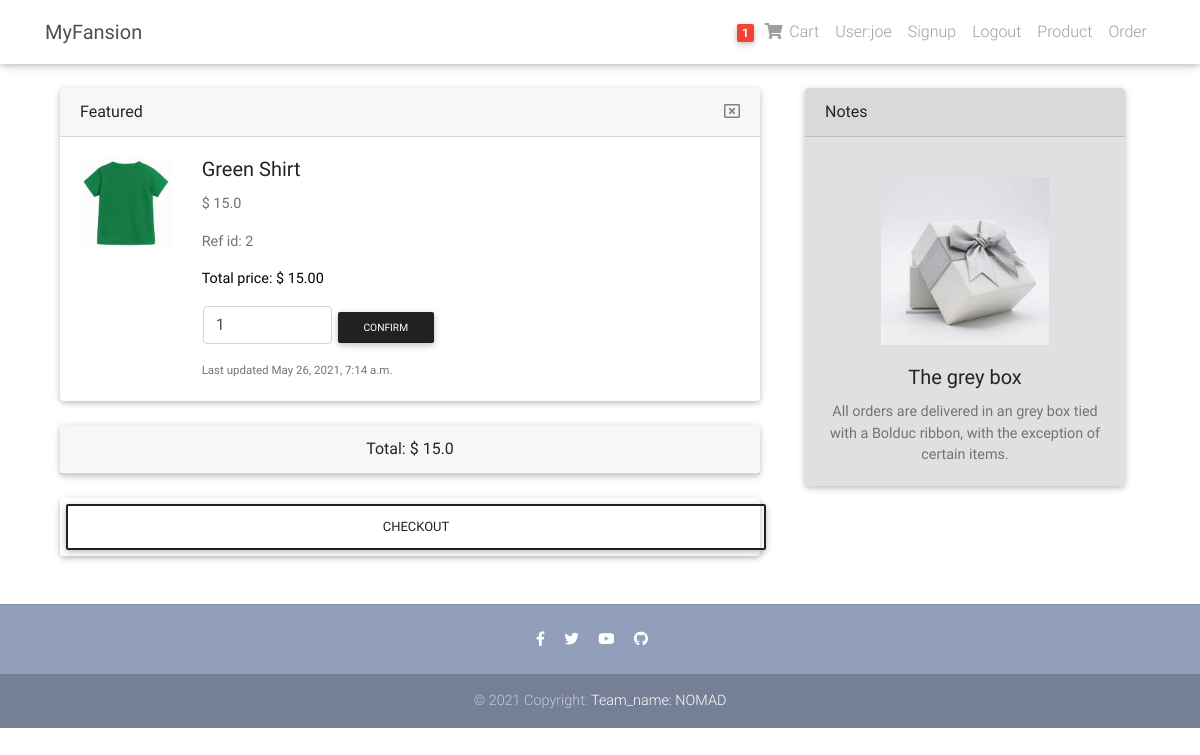
The page /cart/fetch_user_cart (signed in) on the database as committed earlier.
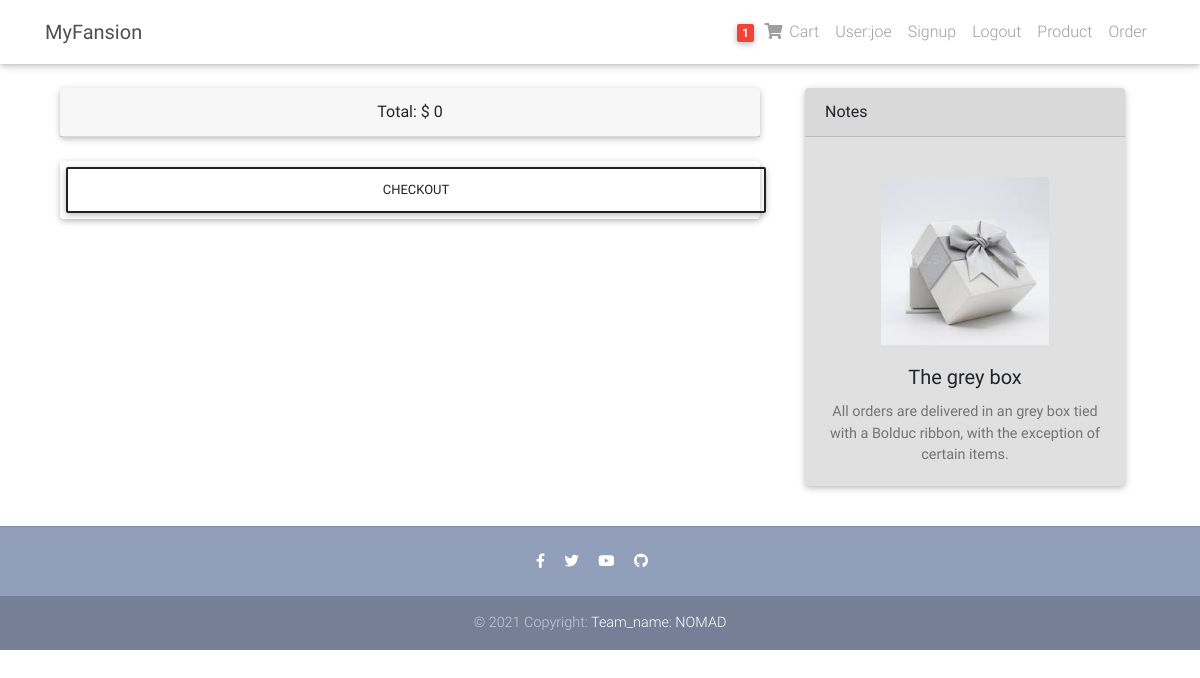
The same page on the database as committed later.
### cart/models.py (models this page shows, shortened)
class CartItem(models.Model):
    product = models.ForeignKey(Item, on_delete=models.CASCADE, null=True)
    quantity = models.IntegerField(default=1)
    user_id = models.IntegerField(default=0)
    status = models.IntegerField(default=1)  # 1 represents active,0 represents closed
    created_at = models.DateTimeField(default=timezone.now)
    def user_total_price(user_id):
        price = 0
        for item in CartItem.objects.filter(user_id=user_id, status=1):
            price += item.quantity * item.product.price
        return price

### product/models.py (models this page shows, shortened)
class Item(models.Model):
    name = models.CharField(max_length=30, default='Product name unavailable')
    price = models.FloatField(default=0.0)
    total_stock = models.IntegerField(default=0)
    description = models.CharField(default="Description unavailable", max_length=256)
    pic_address = models.CharField(max_length=300, default="")
    category = models.CharField(default="N/A", max_length=20)

### cart/views.py (the view)
# urls.py: path('fetch_user_cart', views.fetchUserCart, name='fetch_user_cart'),
def fetchUserCart(request):
    if request.user.is_authenticated:
        user_id = request.user.id
        cart_items = CartItem.objects.all().filter(user_id=user_id, status=1)
        total_price = CartItem.user_total_price(user_id)
        return render(request, 'cart/cart.html',
                      {'cart_items': cart_items,
                       'total_price': total_price,
                       })
    else:
        return render(request, 'cart/cart.html',
                      {'cart_items': None,
                       'total_price': 0,
                       })

### templates/cart/cart.html (shortened to what the changed rows need)
{% extends "base.html" %}
{% load static %}
{% block content %}
    <div class="container">
        <div class="row">
            <div class="col-sm-8">
                {% for cart_item in cart_items %}
                    <div class="col-sm-12">
                        <div class="card mb-4" style="max-width: 800px;">
                            <div class="card-header d-flex justify-content-between">
                                Featured
                                <a style="color: #818182;" href="{% url 'cart:remove_from_cart'  cart_item.id %} "
                                   role="button" class="text-center">
                                    <i class="far fa-window-close"></i>
                                </a>
                            </div>
                            <div class="row g-0">
                                <div class="col-md-2">
                                    <img class="card-img-top" style="margin: 20px"
                                         src="{% static cart_item.product.pic_address %}" alt="cloth img">
                                </div>
                                <div class="col-md-8">
                                    <div class="card-body">
                                        <h5 class="card-title">{{ cart_item.product.name }}</h5>
                                        <p class="card-text">$ {{ cart_item.product.price }}</p>
                                        <p class="card-text">Ref id: {{ cart_item.id }}</p>
                                        <p class="card-text black-text">Total price: $
                                            {% widthratio cart_item.product.price 1 cart_item.quantity %}.00</p>
                                        <form method="POST" style="margin-left: 1rem"
                                              action="{% url 'cart:update_cart_item' %}">{% csrf_token %}
                                            <div class="row">
                                                <div class="form-outline" style="width: 30%">
                                                    <input type="number" name="quantity" id="quantity"
                                                           class="form-control"
                                                           value="{{ cart_item.quantity }}"/>
                                                </div>
                                                <button type="submit" class="btn btn-dark btn-rounded btn-sm"
                                                        data-mdb-ripple-color="dark" style="margin-bottom: 1rem">
                                                    Confirm
                                                </button>
                                            </div>
                                        </form>
                                        <p class="card-text"><small class="text-muted">Last
                                            updated {{ cart_item.created_at }}</small>
                                        </p>
                                    </div>
                                </div>
                            </div>
                        </div>
                    </div>
                {% endfor %}
                <div class="col-sm-12">
                    <div class="card mb-4" style="max-width: 800px;">
                        <div class="card-header text-center">
                            Total: $ {{ total_price }}
                        </div>
                    </div>
                </div>
            </div>
        </div>
    </div>
{% endblock content %}

Rows that differ between the two databases and show on the page:
no longer on this page (row edited): CartItem: product.pic_address (picture), product.name "Green Shirt", product.price "15.0", id "2", product+quantity "15", quantity "1", created_at "May 26, 2021, 7:14 a.m."
Other text that changed with them:
{{ total_price }}: "15.0" → "0"
